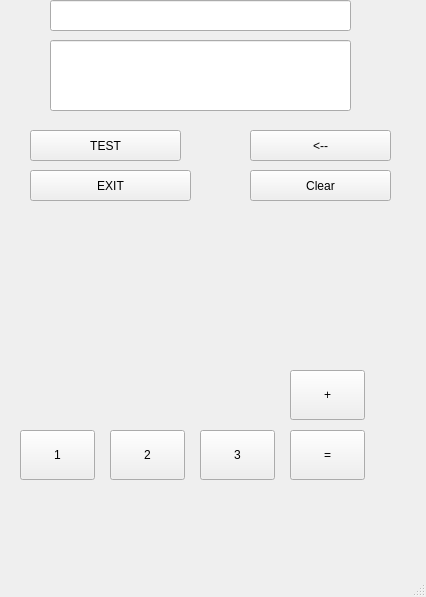
<?xml version="1.0" encoding="UTF-8"?>
<ui version="4.0">
 <class>MW</class>
 <widget class="QMainWindow" name="MW">
  <property name="geometry">
   <rect>
    <x>0</x>
    <y>0</y>
    <width>426</width>
    <height>597</height>
   </rect>
  </property>
  <property name="sizePolicy">
   <sizepolicy hsizetype="Fixed" vsizetype="Fixed">
    <horstretch>0</horstretch>
    <verstretch>0</verstretch>
   </sizepolicy>
  </property>
  <property name="windowTitle">
   <string>Калькулятор by BORZ</string>
  </property>
  <widget class="QWidget" name="centralwidget">
   <property name="enabled">
    <bool>true</bool>
   </property>
   <property name="sizePolicy">
    <sizepolicy hsizetype="Fixed" vsizetype="Fixed">
     <horstretch>0</horstretch>
     <verstretch>0</verstretch>
    </sizepolicy>
   </property>
   <widget class="QPushButton" name="pushButton">
    <property name="geometry">
     <rect>
      <x>30</x>
      <y>130</y>
      <width>151</width>
      <height>31</height>
     </rect>
    </property>
    <property name="text">
     <string>TEST</string>
    </property>
   </widget>
   <widget class="QLineEdit" name="lineEdit">
    <property name="enabled">
     <bool>true</bool>
    </property>
    <property name="geometry">
     <rect>
      <x>50</x>
      <y>40</y>
      <width>301</width>
      <height>71</height>
     </rect>
    </property>
    <property name="font">
     <font>
      <pointsize>14</pointsize>
      <weight>75</weight>
      <bold>true</bold>
     </font>
    </property>
    <property name="inputMethodHints">
     <set>Qt::ImhDigitsOnly</set>
    </property>
    <property name="maxLength">
     <number>12</number>
    </property>
    <property name="alignment">
     <set>Qt::AlignRight|Qt::AlignTrailing|Qt::AlignVCenter</set>
    </property>
    <property name="readOnly">
     <bool>true</bool>
    </property>
   </widget>
   <widget class="QPushButton" name="erase">
    <property name="geometry">
     <rect>
      <x>250</x>
      <y>130</y>
      <width>141</width>
      <height>31</height>
     </rect>
    </property>
    <property name="text">
     <string>&lt;--</string>
    </property>
   </widget>
   <widget class="QPushButton" name="pushButton_3">
    <property name="geometry">
     <rect>
      <x>30</x>
      <y>170</y>
      <width>161</width>
      <height>31</height>
     </rect>
    </property>
    <property name="text">
     <string>EXIT</string>
    </property>
   </widget>
   <widget class="QPushButton" name="one">
    <property name="geometry">
     <rect>
      <x>20</x>
      <y>430</y>
      <width>75</width>
      <height>50</height>
     </rect>
    </property>
    <property name="text">
     <string>1</string>
    </property>
   </widget>
   <widget class="QPushButton" name="two">
    <property name="geometry">
     <rect>
      <x>110</x>
      <y>430</y>
      <width>75</width>
      <height>50</height>
     </rect>
    </property>
    <property name="text">
     <string>2</string>
    </property>
   </widget>
   <widget class="QPushButton" name="three">
    <property name="geometry">
     <rect>
      <x>200</x>
      <y>430</y>
      <width>75</width>
      <height>50</height>
     </rect>
    </property>
    <property name="text">
     <string>3</string>
    </property>
   </widget>
   <widget class="QPushButton" name="result">
    <property name="geometry">
     <rect>
      <x>290</x>
      <y>430</y>
      <width>75</width>
      <height>50</height>
     </rect>
    </property>
    <property name="text">
     <string>=</string>
    </property>
   </widget>
   <widget class="QPushButton" name="sum_but">
    <property name="geometry">
     <rect>
      <x>290</x>
      <y>370</y>
      <width>75</width>
      <height>50</height>
     </rect>
    </property>
    <property name="text">
     <string>+</string>
    </property>
   </widget>
   <widget class="QPushButton" name="cleare">
    <property name="geometry">
     <rect>
      <x>250</x>
      <y>170</y>
      <width>141</width>
      <height>31</height>
     </rect>
    </property>
    <property name="text">
     <string>Clear</string>
    </property>
   </widget>
   <widget class="QLineEdit" name="lineEdit_2">
    <property name="enabled">
     <bool>true</bool>
    </property>
    <property name="geometry">
     <rect>
      <x>50</x>
      <y>0</y>
      <width>301</width>
      <height>31</height>
     </rect>
    </property>
    <property name="font">
     <font>
      <pointsize>14</pointsize>
      <weight>75</weight>
      <bold>true</bold>
     </font>
    </property>
    <property name="inputMethodHints">
     <set>Qt::ImhDigitsOnly</set>
    </property>
    <property name="maxLength">
     <number>12</number>
    </property>
    <property name="alignment">
     <set>Qt::AlignRight|Qt::AlignTrailing|Qt::AlignVCenter</set>
    </property>
    <property name="readOnly">
     <bool>true</bool>
    </property>
   </widget>
  </widget>
  <widget class="QMenuBar" name="menubar">
   <property name="geometry">
    <rect>
     <x>0</x>
     <y>0</y>
     <width>426</width>
     <height>21</height>
    </rect>
   </property>
  </widget>
  <widget class="QStatusBar" name="statusbar"/>
 </widget>
 <resources/>
 <connections/>
</ui>
